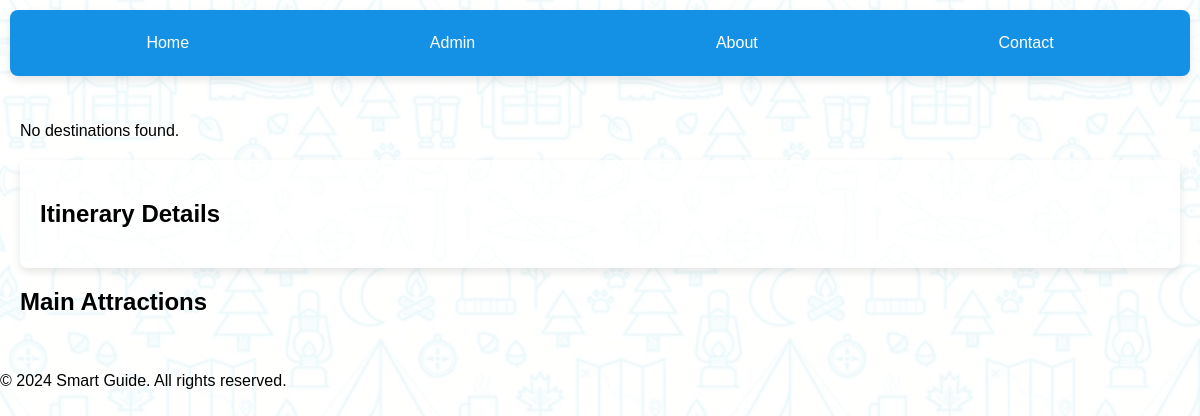
The app's page /destinations/10, older data.
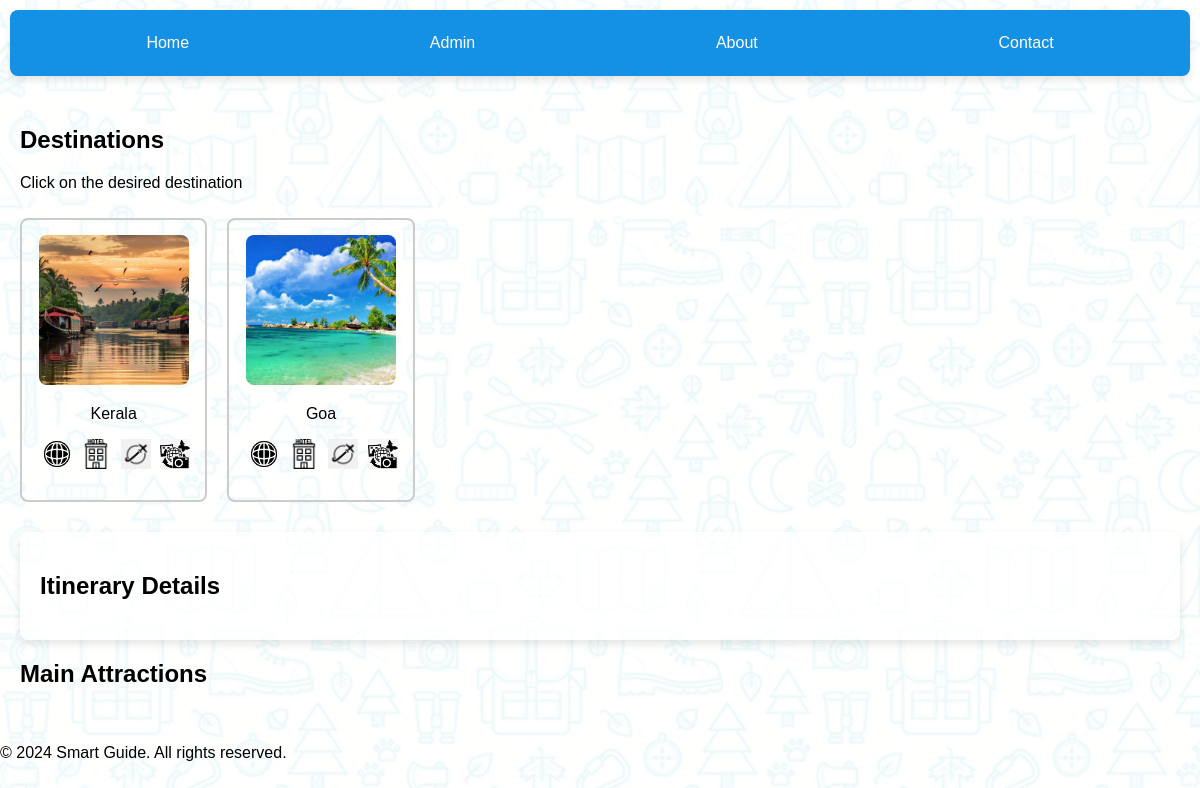
The same page, newer data.
### tables this page shows
CREATE TABLE destinations (
    id INTEGER PRIMARY KEY AUTOINCREMENT,
    name TEXT NOT NULL,
    country_id INTEGER,
    image_path TEXT,
    FOREIGN KEY (country_id) REFERENCES countries (id)
);

### app.py (the view)
@app.route('/destinations/<int:country_id>')
def destinations(country_id):
    destinations = get_destinations_by_country(country_id)
    return render_template('destinations.html', destinations=destinations)

### app.py (called while the page is built)
def get_destinations_by_country(country_id):
    db_path = os.path.join(os.path.dirname(__file__), 'db', 'trip_planner.db')
    conn = sqlite3.connect(db_path)
    cursor = conn.cursor()
    cursor.execute('''
        SELECT destinations.id, destinations.name, destinations.image_path
        FROM destinations
        WHERE destinations.country_id = ?
    ''', (country_id,))
    destinations = cursor.fetchall()
    conn.close()
    return destinations

### templates/destinations.html (shortened to what this page needs)
<!DOCTYPE html>
<html lang="en">
<head>
    <link rel="stylesheet" href="{{ url_for('static', filename='styles.css') }}">
    <link rel="stylesheet" href="https://cdnjs.cloudflare.com/ajax/libs/font-awesome/6.0.0-beta3/css/all.min.css">
</head>
<body>
    <header>
        <nav class="navbar">
            <a href="/">Home</a>
            <a href="/admin">Admin</a>
            <a href="/about">About</a>
            <a href="/contact">Contact</a>
        </nav>
    </header>
    <main>
        {% if destinations %}
            <h2>Destinations</h2>
            <p>Click on the desired destination</p>
            <div class="destination-list">
                {% for destination in destinations %}
                    <div class="destination-item">
                        <img src="{{ url_for('static', filename=destination[2]) }}" alt="{{ destination[1] }}" class="destination-image" onclick="showAttractions({{ destination[0] }})" style="cursor: pointer;">
                        <p>{{ destination[1] }}
                        <a href="https://en.wikipedia.org/wiki/{{ destination[1] }}" target="_blank">
                            <img src="/static/images/wiki.png" alt= About {{ destination[1] }} class="icon-image">
                        </a>
                        <a href="https://www.google.com/search?q=hotels+in+{{ destination[1] }}" target="_blank">
                            <img src="/static/images/hotel.png" alt= Search Hotels class="icon-image">
                        </a>
                        <a href="https://www.google.com/search?q=flights+to+{{ destination[1] }}" target="_blank">
                            <img src="/static/images/flights.png" alt= Search Hotels class="icon-image">
                        </a>
                        <a href="https://www.google.com/search?q=local+attractions+in+{{ destination[1] }}" target="_blank">
                            <img src="/static/images/attractions.png" alt= Search Hotels class="icon-image">
                        </a>
                    </P>
                    </div>
                {% endfor %}
            </div>
        {% else %}
            <p>No destinations found.</p>
        {% endif %}
        <section id="itinerary-section">
                <h2>Itinerary Details</h2>
        </section>
        <section id="attractions-section">
            <h2>Main Attractions</h2>
        </section>
    </main>
    {% include 'footer.html' %}
</body>
</html>

Row changes from the older to the newer data that the page shows:
added destinations: image_path (picture), name "Kerala"
added destinations: image_path (picture), name "Goa"
Text that changed along with them:
text no longer shown: "No destinations found."
text now shown: "Destinations Click on the desired destination"
